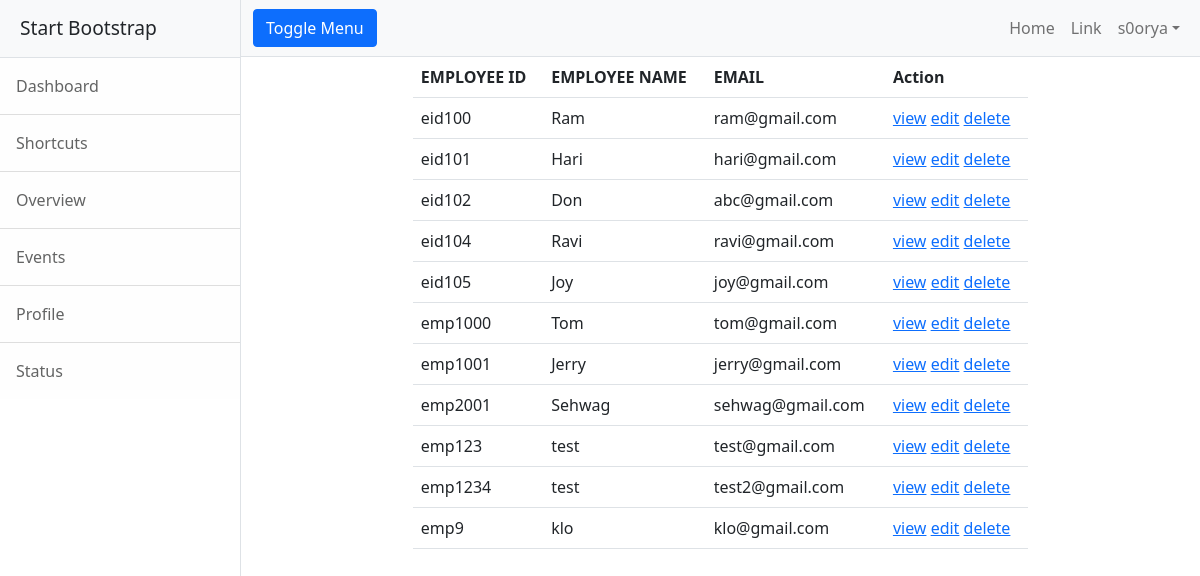
Screenshot of /employee/all (signed in) with the database file from the repository.
### employee/models.py (models this page shows, shortened)
class Employee(models.Model):
    eid=models.CharField(max_length=120,primary_key=True)
    profile_pic=models.ImageField(null=True,upload_to="profilepic")
    employee_name=models.CharField(max_length=120)
    designation=models.CharField(max_length=120)
    salary=models.PositiveIntegerField()
    email=models.EmailField(unique=True)
    experience=models.PositiveIntegerField(null=True)

### employee/views.py (the view)
# urls.py: path("all",views.EmployeeListView.as_view(),name="emp-list"),
@method_decorator(signin_required,name="dispatch")
class EmployeeListView(View):
    def get(self,request,*args,**kwargs):
        qs=Employee.objects.all()
        return render(request,"emp-list.html",{"employees":qs})

### employee/views.py (called while the page is built)
def signin_required(fn):
    def wrapper(request,*args,**kwargs):
        if request.user.is_authenticated:
            return fn(request,*args,**kwargs)
        else:
            messages.error(request,"You must login")
            return redirect("sign-in")
    return wrapper

### employee/templates/emp-list.html (shortened to what this page needs)
{%extends 'base.html'%}
{%block body_block%}
    <div class="row">
        <div class="col-2"></div>
        <div class="col-8">
        <table class="table">
            <tr>
                <th>EMPLOYEE ID</th>
                <th>EMPLOYEE NAME</th>
                <th>EMAIL</th>
                <th>Action</th>
            </tr>
            {%for emp in employees%}
            <tr>
                <td>{{emp.eid}}</td>
                <td>{{emp.employee_name}}</td>
                <td>{{emp.email}}</td>
                <td>
                    <a href="{%url 'emp-detail' emp.eid%}">view</a>
                    <a href="{%url 'emp-edit' emp.eid%}">edit</a>
                    <a href="{%url 'emp-delete' emp.eid%}">delete</a>
                </td>
            </tr>
            {%endfor%}
        </table>
        </div>
        <div class="col-2"></div>
    </div>
{%endblock%}

### employee/templates/base.html (shortened to what this page needs)
<!DOCTYPE html>
{%load static%}
<html lang="en">
    <head>
        <link href="https://cdn.jsdelivr.net/npm/bootstrap@5.1.3/dist/css/bootstrap.min.css" rel="stylesheet">        <link href="{%static 'css/styles.css'%}" rel="stylesheet" />
    </head>
    <body>
        <div class="d-flex" id="wrapper">
            <div class="border-end bg-white" id="sidebar-wrapper">
                <div class="sidebar-heading border-bottom bg-light">Start Bootstrap</div>
                <div class="list-group list-group-flush">
                    <a class="list-group-item list-group-item-action list-group-item-light p-3" href="#!">Dashboard</a>
                    <a class="list-group-item list-group-item-action list-group-item-light p-3" href="#!">Shortcuts</a>
                    <a class="list-group-item list-group-item-action list-group-item-light p-3" href="#!">Overview</a>
                    <a class="list-group-item list-group-item-action list-group-item-light p-3" href="#!">Events</a>
                    <a class="list-group-item list-group-item-action list-group-item-light p-3" href="#!">Profile</a>
                    <a class="list-group-item list-group-item-action list-group-item-light p-3" href="#!">Status</a>
                </div>
            </div>
            <div id="page-content-wrapper">
                <nav class="navbar navbar-expand-lg navbar-light bg-light border-bottom">
                    <div class="container-fluid">
                        <button class="btn btn-primary" id="sidebarToggle">Toggle Menu</button>
                        <div class="collapse navbar-collapse" id="navbarSupportedContent">
                            <ul class="navbar-nav ms-auto mt-2 mt-lg-0">
                                <li class="nav-item active"><a class="nav-link" href="#!">Home</a></li>
                                <li class="nav-item"><a class="nav-link" href="#!">Link</a></li>
                                <li class="nav-item dropdown">
                                    <a class="nav-link dropdown-toggle" id="navbarDropdown" href="#" role="button" data-bs-toggle="dropdown" aria-haspopup="true" aria-expanded="false">{{request.user}}</a>
                                </li>
                            </ul>
                        </div>
                    </div>
                </nav>
                <div class="container-fluid">
                    {%block body_block%}
                    {%endblock%}
                </div>
            </div>
        </div>
    </body>
</html>

### rows the page displays
Employee: eid "eid100", employee_name "Ram", email "ram@gmail.com"
Employee: eid "eid101", employee_name "Hari", email "hari@gmail.com"
Employee: eid "eid102", employee_name "Don", email "abc@gmail.com"
Employee: eid "eid104", employee_name "Ravi", email "ravi@gmail.com"
Employee: eid "eid105", employee_name "Joy", email "joy@gmail.com"
Employee: eid "emp1000", employee_name "Tom", email "tom@gmail.com"
Employee: eid "emp1001", employee_name "Jerry", email "jerry@gmail.com"
Employee: eid "emp2001", employee_name "Sehwag", email "sehwag@gmail.com"
Employee: eid "emp123", employee_name "test", email "test@gmail.com"
Employee: eid "emp1234", employee_name "test", email "test2@gmail.com"
Employee: eid "emp9", employee_name "klo", email "klo@gmail.com"

### other values shown
{{ request.user }} "s0orya"
